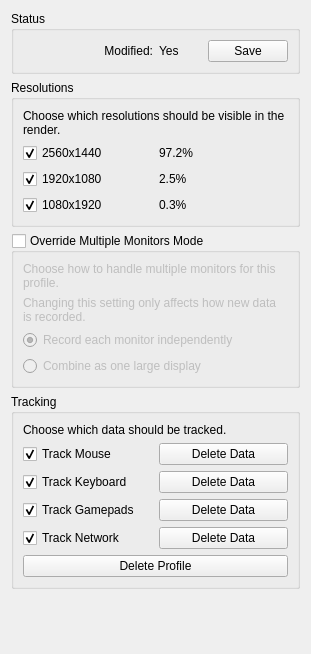
            <widget class="QWidget" name="scrollAreaWidgetContents_2">
             <property name="geometry">
              <rect>
               <x>0</x>
               <y>0</y>
               <width>311</width>
               <height>654</height>
              </rect>
             </property>
             <layout class="QVBoxLayout" name="verticalLayout_13">
              <item>
               <widget class="QGroupBox" name="opts_status">
                <property name="title">
                 <string>Status</string>
                </property>
                <layout class="QGridLayout" name="gridLayout">
                 <item row="1" column="1">
                  <layout class="QHBoxLayout" name="horizontalLayout_6">
                   <item>
                    <widget class="QLabel" name="profile_modified">
                     <property name="toolTip">
                      <string>Indicates if the selected profile has unsaved changes.</string>
                     </property>
                     <property name="text">
                      <string>Yes</string>
                     </property>
                    </widget>
                   </item>
                   <item>
                    <widget class="QPushButton" name="profile_save">
                     <property name="toolTip">
                      <string>Save the selected profile.</string>
                     </property>
                     <property name="text">
                      <string>Save</string>
                     </property>
                    </widget>
                   </item>
                  </layout>
                 </item>
                 <item row="1" column="0">
                  <widget class="QLabel" name="label_13">
                   <property name="toolTip">
                    <string>!inherit profile_modified</string>
                   </property>
                   <property name="text">
                    <string>Modified:</string>
                   </property>
                   <property name="alignment">
                    <set>Qt::AlignmentFlag::AlignRight|Qt::AlignmentFlag::AlignTrailing|Qt::AlignmentFlag::AlignVCenter</set>
                   </property>
                  </widget>
                 </item>
                </layout>
               </widget>
              </item>
              <item>
               <widget class="QGroupBox" name="opts_resolution">
                <property name="title">
                 <string>Resolutions</string>
                </property>
                <layout class="QVBoxLayout" name="verticalLayout_6">
                 <item>
                  <widget class="QLabel" name="label_17">
                   <property name="text">
                    <string>Choose which resolutions should be visible in the render.</string>
                   </property>
                   <property name="wordWrap">
                    <bool>true</bool>
                   </property>
                  </widget>
                 </item>
                 <item>
                  <layout class="QGridLayout" name="profile_resolutions">
                   <item row="1" column="1">
                    <widget class="QLabel" name="label_15">
                     <property name="text">
                      <string>2.5%</string>
                     </property>
                    </widget>
                   </item>
                   <item row="1" column="0">
                    <widget class="QCheckBox" name="checkBox_2">
                     <property name="text">
                      <string>1920x1080</string>
                     </property>
                     <property name="checked">
                      <bool>true</bool>
                     </property>
                    </widget>
                   </item>
                   <item row="0" column="0">
                    <widget class="QCheckBox" name="checkBox">
                     <property name="text">
                      <string>2560x1440</string>
                     </property>
                     <property name="checked">
                      <bool>true</bool>
                     </property>
                    </widget>
                   </item>
                   <item row="0" column="1">
                    <widget class="QLabel" name="label_2">
                     <property name="text">
                      <string>97.2%</string>
                     </property>
                    </widget>
                   </item>
                   <item row="2" column="0">
                    <widget class="QCheckBox" name="checkBox_4">
                     <property name="text">
                      <string>1080x1920</string>
                     </property>
                     <property name="checked">
                      <bool>true</bool>
                     </property>
                    </widget>
                   </item>
                   <item row="2" column="1">
                    <widget class="QLabel" name="label_3">
                     <property name="text">
                      <string>0.3%</string>
                     </property>
                    </widget>
                   </item>
                  </layout>
                 </item>
                </layout>
               </widget>
              </item>
              <item>
               <widget class="QGroupBox" name="opts_monitor">
                <property name="toolTip">
                 <string>Set how multiple monitors are handled.</string>
                </property>
                <property name="title">
                 <string>Override Multiple Monitors Mode</string>
                </property>
                <property name="checkable">
                 <bool>true</bool>
                </property>
                <property name="checked">
                 <bool>false</bool>
                </property>
                <layout class="QVBoxLayout" name="verticalLayout_7">
                 <item>
                  <widget class="QLabel" name="label_26">
                   <property name="text">
                    <string>Choose how to handle multiple monitors for this profile.</string>
                   </property>
                   <property name="wordWrap">
                    <bool>true</bool>
                   </property>
                  </widget>
                 </item>
                 <item>
                  <widget class="QLabel" name="label_27">
                   <property name="text">
                    <string>Changing this setting only affects how new data is recorded.</string>
                   </property>
                   <property name="wordWrap">
                    <bool>true</bool>
                   </property>
                  </widget>
                 </item>
                 <item>
                  <widget class="QRadioButton" name="multi_monitor">
                   <property name="toolTip">
                    <string>Record each monitor and overlap the data.
This is the default behaviour.</string>
                   </property>
                   <property name="text">
                    <string>Record each monitor independently</string>
                   </property>
                   <property name="checked">
                    <bool>true</bool>
                   </property>
                  </widget>
                 </item>
                 <item>
                  <widget class="QRadioButton" name="single_monitor">
                   <property name="toolTip">
                    <string>Treat all connected monitors as part of the same display.</string>
                   </property>
                   <property name="text">
                    <string>Combine as one large display</string>
                   </property>
                  </widget>
                 </item>
                </layout>
               </widget>
              </item>
              <item>
               <widget class="QGroupBox" name="opts_tracking">
                <property name="title">
                 <string>Tracking</string>
                </property>
                <layout class="QVBoxLayout" name="verticalLayout_11">
                 <item>
                  <widget class="QLabel" name="label_25">
                   <property name="text">
                    <string>Choose which data should be tracked.</string>
                   </property>
                   <property name="wordWrap">
                    <bool>true</bool>
                   </property>
                  </widget>
                 </item>
                 <item>
                  <layout class="QGridLayout" name="gridLayout_2">
                   <item row="0" column="0">
                    <widget class="QCheckBox" name="track_mouse">
                     <property name="toolTip">
                      <string>Enable or disable mouse tracking for the selected profile.</string>
                     </property>
                     <property name="text">
                      <string>Track Mouse</string>
                     </property>
                     <property name="checked">
                      <bool>true</bool>
                     </property>
                    </widget>
                   </item>
                   <item row="0" column="1">
                    <widget class="QPushButton" name="delete_mouse">
                     <property name="toolTip">
                      <string>Delete all mouse data for the current profile.

As a safety precaution, this option is disabled while
mouse tracking is enabled.</string>
                     </property>
                     <property name="text">
                      <string>Delete Data</string>
                     </property>
                    </widget>
                   </item>
                   <item row="1" column="0">
                    <widget class="QCheckBox" name="track_keyboard">
                     <property name="toolTip">
                      <string>Enable or disable keyboard tracking for the selected profile.</string>
                     </property>
                     <property name="text">
                      <string>Track Keyboard</string>
                     </property>
                     <property name="checked">
                      <bool>true</bool>
                     </property>
                    </widget>
                   </item>
                   <item row="1" column="1">
                    <widget class="QPushButton" name="delete_keyboard">
                     <property name="toolTip">
                      <string>Delete all keyboard data for the current profile.

As a safety precaution, this option is disabled while
keyboard tracking is enabled.</string>
                     </property>
                     <property name="text">
                      <string>Delete Data</string>
                     </property>
                    </widget>
                   </item>
                   <item row="2" column="0">
                    <widget class="QCheckBox" name="track_gamepad">
                     <property name="toolTip">
                      <string>Enable or disable gamepad tracking for the selected profile.</string>
                     </property>
                     <property name="text">
                      <string>Track Gamepads</string>
                     </property>
                     <property name="checked">
                      <bool>true</bool>
                     </property>
                    </widget>
                   </item>
                   <item row="2" column="1">
                    <widget class="QPushButton" name="delete_gamepad">
                     <property name="toolTip">
                      <string>Delete all gamepad data for the current profile.

As a safety precaution, this option is disabled while
gamepad tracking is enabled.</string>
                     </property>
                     <property name="text">
                      <string>Delete Data</string>
                     </property>
                    </widget>
                   </item>
                   <item row="3" column="0">
                    <widget class="QCheckBox" name="track_network">
                     <property name="toolTip">
                      <string>Enable or disable network tracking for the selected profile.</string>
                     </property>
                     <property name="text">
                      <string>Track Network</string>
                     </property>
                     <property name="checked">
                      <bool>true</bool>
                     </property>
                    </widget>
                   </item>
                   <item row="3" column="1">
                    <widget class="QPushButton" name="delete_network">
                     <property name="toolTip">
                      <string>Delete all network data for the current profile.

As a safety precaution, this option is disabled while
network tracking is enabled.</string>
                     </property>
                     <property name="text">
                      <string>Delete Data</string>
                     </property>
                    </widget>
                   </item>
                  </layout>
                 </item>
                 <item>
                  <widget class="QPushButton" name="delete_profile">
                   <property name="toolTip">
                    <string>Delete the entire profile from disk.

As a safety precaution, this option is disabled while
any tracking is enabled.
</string>
                   </property>
                   <property name="text">
                    <string>Delete Profile</string>
                   </property>
                  </widget>
                 </item>
                </layout>
               </widget>
              </item>
              <item>
               <spacer name="verticalSpacer_4">
                <property name="orientation">
                 <enum>Qt::Orientation::Vertical</enum>
                </property>
                <property name="sizeHint" stdset="0">
                 <size>
                  <width>20</width>
                  <height>40</height>
                 </size>
                </property>
               </spacer>
              </item>
             </layout>
            </widget>
